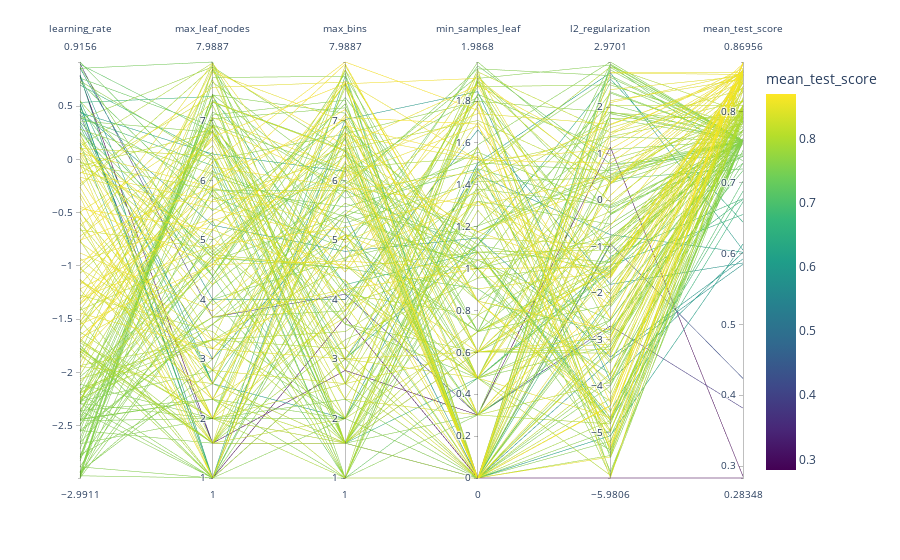

The cell this chart's notebook holds for it:
### Code cell
import plotly.express as px

fig = px.parallel_coordinates(
    cv_results.apply(
        {   # transformations applied to each column for readability
            "learning_rate": np.log10,
            "max_leaf_nodes": np.log2,
            "max_bins": np.log2,
            "min_samples_leaf": np.log10,
            "l2_regularization": np.log10,
            "mean_test_score": lambda x: x,
        }
    ),
    color="mean_test_score",
    color_continuous_scale=px.colors.sequential.Viridis,
)
fig.show()

### Figure 1 — Plotly figure (JSON) as saved in the notebook; plotly's stock layout.template omitted (floating-point values rounded to 4 significant figures; data arrays with more than 128 entries replaced by an {"elided": "..."} marker saying what was removed)
{"data": [{"dimensions": [{"label": "learning_rate", "values": {"elided": "200 float values"}}, {"label": "max_leaf_nodes", "values": {"elided": "200 float values"}}, {"label": "max_bins", "values": {"elided": "200 float values"}}, {"label": "min_samples_leaf", "values": {"elided": "200 float values"}}, {"label": "l2_regularization", "values": {"elided": "200 float values"}}, {"label": "mean_test_score", "values": {"elided": "200 float values"}}], "domain": {"x": [0, 1], "y": [0, 1]}, "line": {"color": {"elided": "200 float values"}, "coloraxis": "coloraxis"}, "name": "", "type": "parcoords"}], "layout": {"coloraxis": {"colorbar": {"title": {"text": "mean_test_score"}}, "colorscale": [[0, "#440154"], [0.1111, "#482878"], [0.2222, "#3e4989"], [0.3333, "#31688e"], [0.4444, "#26828e"], [0.5556, "#1f9e89"], [0.6667, "#35b779"], [0.7778, "#6ece58"], [0.8889, "#b5de2b"], [1, "#fde725"]]}, "legend": {"tracegroupgap": 0}, "margin": {"t": 60}}}
